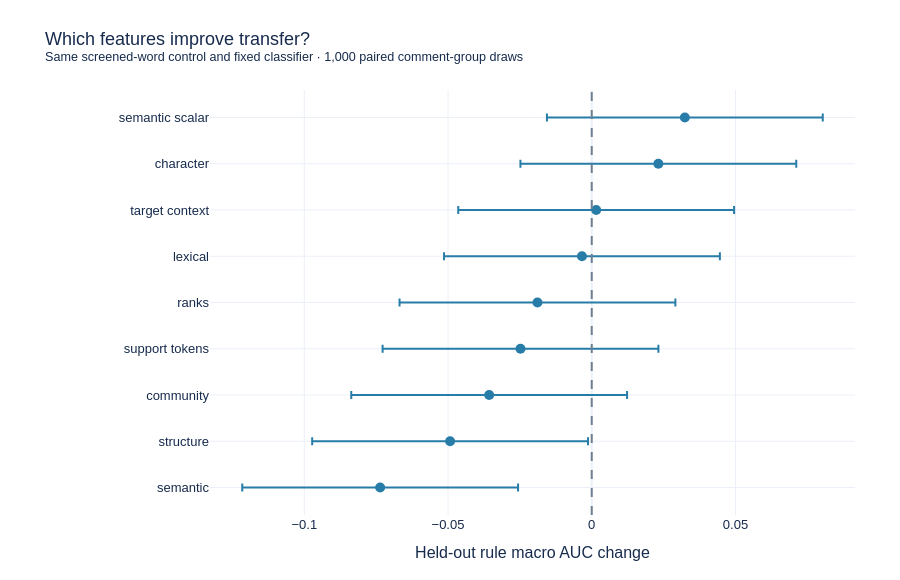

The cell this chart's notebook holds for it:
### Markdown cell above
## 4 · Separate feature effects from model tuning
Twenty-one broad configurations run on the same five saved folds: 105 fits. A fixed logistic classifier (C=2, liblinear, seed 2025) measures additions to the same screened-word control, family-only controls and leave-one-family-out ablations. No hyperparameter sweep is used. Scaling and fixed per-family budgets are part of the tested representation.

Intervals use 1,000 paired normalized-comment-group bootstrap draws. The wide intervals adjust simultaneously for the study's planned contrasts. They condition on fixed OOF predictions and two rules; they do not correct for repeated research across studies or establish performance on arbitrary unseen policies.

### Code cell
display_figure(root, "ablation")
effects = pd.DataFrame(research["uncertainty"])
held_effects = effects[effects.protocol == "heldout_rule"]
display(held_effects.loc[held_effects.contrast.str.startswith("add_"), ["contrast", "observed_delta", "ci_lower", "ci_upper", "simultaneous_lower", "simultaneous_upper"]].round(4))

### Figure 1 — Plotly figure (JSON) as saved in the notebook; plotly's stock layout.template omitted (floating-point values rounded to 4 significant figures)
{"data": [{"error_x": {"array": [0.04798, 0.04798, 0.04798, 0.04798, 0.04798, 0.04798, 0.04798, 0.04798, 0.04798], "arrayminus": [0.04798, 0.04798, 0.04798, 0.04798, 0.04798, 0.04798, 0.04798, 0.04798, 0.04798], "symmetric": false, "type": "data"}, "marker": {"color": "#277da8", "size": 10}, "mode": "markers", "name": "Simultaneous 95% interval", "type": "scatter", "x": [-0.0736, -0.04927, -0.03568, -0.02478, -0.01888, -0.003399, 0.00155, 0.02318, 0.03239], "y": ["semantic", "structure", "community", "support tokens", "ranks", "lexical", "target context", "character", "semantic scalar"]}], "layout": {"font": {"color": "#172b4d", "family": "Arial", "size": 13}, "height": 580, "margin": {"b": 65, "l": 210, "r": 45, "t": 90}, "paper_bgcolor": "white", "plot_bgcolor": "white", "shapes": [{"line": {"color": "#6e7f91", "dash": "dash"}, "type": "line", "x0": 0, "x1": 0, "xref": "x", "y0": 0, "y1": 1, "yref": "y domain"}], "title": {"text": "Which features improve transfer?<br><sup>Same screened-word control and fixed classifier · 1,000 paired comment-group draws</sup>"}, "xaxis": {"title": {"text": "Held-out rule macro AUC change"}}}}
